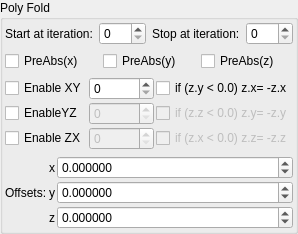
    <widget class="QGroupBox" name="groupBox_2">
     <property name="title">
      <string>Poly Fold</string>
     </property>
     <layout class="QVBoxLayout" name="verticalLayout_6">
      <property name="leftMargin">
       <number>2</number>
      </property>
      <property name="topMargin">
       <number>2</number>
      </property>
      <property name="rightMargin">
       <number>2</number>
      </property>
      <property name="bottomMargin">
       <number>2</number>
      </property>
      <item>
       <layout class="QGridLayout" name="gridLayout_14">
        <item row="0" column="1">
         <widget class="MySpinBox" name="spinboxInt_transf_start_iterations">
          <property name="sizePolicy">
           <sizepolicy hsizetype="Minimum" vsizetype="Maximum">
            <horstretch>0</horstretch>
            <verstretch>0</verstretch>
           </sizepolicy>
          </property>
          <property name="font">
           <font>
            <weight>50</weight>
            <bold>false</bold>
           </font>
          </property>
          <property name="maximum">
           <number>250</number>
          </property>
         </widget>
        </item>
        <item row="0" column="2">
         <widget class="QLabel" name="label_252">
          <property name="font">
           <font>
            <weight>50</weight>
            <bold>false</bold>
           </font>
          </property>
          <property name="text">
           <string>Stop at iteration:</string>
          </property>
         </widget>
        </item>
        <item row="0" column="3">
         <widget class="MySpinBox" name="spinboxInt_transf_stop_iterations_1">
          <property name="sizePolicy">
           <sizepolicy hsizetype="Minimum" vsizetype="Maximum">
            <horstretch>0</horstretch>
            <verstretch>0</verstretch>
           </sizepolicy>
          </property>
          <property name="font">
           <font>
            <weight>50</weight>
            <bold>false</bold>
           </font>
          </property>
          <property name="maximum">
           <number>250</number>
          </property>
         </widget>
        </item>
        <item row="0" column="0">
         <widget class="QLabel" name="label_67">
          <property name="font">
           <font>
            <weight>50</weight>
            <bold>false</bold>
           </font>
          </property>
          <property name="text">
           <string>Start at iteration:</string>
          </property>
         </widget>
        </item>
       </layout>
      </item>
      <item>
       <layout class="QGridLayout" name="gridLayout_2">
        <item row="0" column="0">
         <widget class="MyCheckBox" name="checkBox_transf_function_enabledx">
          <property name="text">
           <string>PreAbs(x)</string>
          </property>
         </widget>
        </item>
        <item row="0" column="2">
         <widget class="MyCheckBox" name="checkBox_transf_function_enabledz_false">
          <property name="text">
           <string>PreAbs(z)</string>
          </property>
         </widget>
        </item>
        <item row="0" column="1">
         <widget class="MyCheckBox" name="checkBox_transf_function_enabledy_false">
          <property name="text">
           <string>PreAbs(y)</string>
          </property>
         </widget>
        </item>
       </layout>
      </item>
      <item>
       <layout class="QGridLayout" name="gridLayout_45" columnstretch="0,1,1">
        <property name="spacing">
         <number>2</number>
        </property>
        <item row="1" column="0">
         <widget class="MyCheckBox" name="checkBox_transf_function_enabledCy_false">
          <property name="font">
           <font>
            <weight>50</weight>
            <bold>false</bold>
           </font>
          </property>
          <property name="text">
           <string>EnableYZ</string>
          </property>
         </widget>
        </item>
        <item row="0" column="2">
         <widget class="MyCheckBox" name="checkBox_transf_function_enabledAx_false">
          <property name="text">
           <string notr="true">if (z.y &lt; 0.0) z.x= -z.x</string>
          </property>
         </widget>
        </item>
        <item row="1" column="2">
         <widget class="MyCheckBox" name="checkBox_transf_function_enabledAy_false">
          <property name="enabled">
           <bool>false</bool>
          </property>
          <property name="text">
           <string notr="true">if (z.z &lt; 0.0) z.y= -z.y</string>
          </property>
         </widget>
        </item>
        <item row="2" column="0">
         <widget class="MyCheckBox" name="checkBox_transf_function_enabledCz_false">
          <property name="font">
           <font>
            <weight>50</weight>
            <bold>false</bold>
           </font>
          </property>
          <property name="text">
           <string>Enable ZX</string>
          </property>
         </widget>
        </item>
        <item row="2" column="2">
         <widget class="MyCheckBox" name="checkBox_transf_function_enabledAz_false">
          <property name="enabled">
           <bool>false</bool>
          </property>
          <property name="text">
           <string notr="true">if (z.x &lt; 0.0) z.z= -z.z</string>
          </property>
         </widget>
        </item>
        <item row="0" column="0">
         <widget class="MyCheckBox" name="checkBox_transf_function_enabledCx">
          <property name="font">
           <font>
            <weight>50</weight>
            <bold>false</bold>
           </font>
          </property>
          <property name="text">
           <string>Enable XY</string>
          </property>
         </widget>
        </item>
        <item row="0" column="1">
         <widget class="MySpinBox" name="spinboxInt_transf_int8_X">
          <property name="sizePolicy">
           <sizepolicy hsizetype="Minimum" vsizetype="Maximum">
            <horstretch>0</horstretch>
            <verstretch>0</verstretch>
           </sizepolicy>
          </property>
          <property name="maximum">
           <number>999</number>
          </property>
         </widget>
        </item>
        <item row="1" column="1">
         <widget class="MySpinBox" name="spinboxInt_transf_int8_Y">
          <property name="enabled">
           <bool>false</bool>
          </property>
          <property name="sizePolicy">
           <sizepolicy hsizetype="Minimum" vsizetype="Maximum">
            <horstretch>0</horstretch>
            <verstretch>0</verstretch>
           </sizepolicy>
          </property>
          <property name="maximum">
           <number>999</number>
          </property>
         </widget>
        </item>
        <item row="2" column="1">
         <widget class="MySpinBox" name="spinboxInt_transf_int8_Z">
          <property name="enabled">
           <bool>false</bool>
          </property>
          <property name="sizePolicy">
           <sizepolicy hsizetype="Minimum" vsizetype="Maximum">
            <horstretch>0</horstretch>
            <verstretch>0</verstretch>
           </sizepolicy>
          </property>
          <property name="maximum">
           <number>999</number>
          </property>
         </widget>
        </item>
       </layout>
      </item>
      <item>
       <layout class="QGridLayout" name="gridLayout_44" columnstretch="0,0,1">
        <property name="spacing">
         <number>2</number>
        </property>
        <item row="0" column="0" rowspan="3">
         <widget class="QLabel" name="label_164">
          <property name="text">
           <string>Offsets:</string>
          </property>
         </widget>
        </item>
        <item row="1" column="2">
         <widget class="MyDoubleSpinBox" name="spinbox3_transf_addition_constant_y">
          <property name="sizePolicy">
           <sizepolicy hsizetype="Minimum" vsizetype="Maximum">
            <horstretch>0</horstretch>
            <verstretch>0</verstretch>
           </sizepolicy>
          </property>
          <property name="prefix">
           <string/>
          </property>
          <property name="suffix">
           <string/>
          </property>
          <property name="decimals">
           <number>6</number>
          </property>
          <property name="minimum">
           <double>-99.989999999999995</double>
          </property>
          <property name="maximum">
           <double>99.989999999999995</double>
          </property>
          <property name="singleStep">
           <double>0.100000000000000</double>
          </property>
         </widget>
        </item>
        <item row="0" column="2">
         <widget class="MyDoubleSpinBox" name="spinbox3_transf_addition_constant_x">
          <property name="sizePolicy">
           <sizepolicy hsizetype="Minimum" vsizetype="Maximum">
            <horstretch>0</horstretch>
            <verstretch>0</verstretch>
           </sizepolicy>
          </property>
          <property name="prefix">
           <string/>
          </property>
          <property name="suffix">
           <string/>
          </property>
          <property name="decimals">
           <number>6</number>
          </property>
          <property name="minimum">
           <double>-99.989999999999995</double>
          </property>
          <property name="maximum">
           <double>99.989999999999995</double>
          </property>
          <property name="singleStep">
           <double>0.100000000000000</double>
          </property>
         </widget>
        </item>
        <item row="2" column="2">
         <widget class="MyDoubleSpinBox" name="spinbox3_transf_addition_constant_z">
          <property name="sizePolicy">
           <sizepolicy hsizetype="Minimum" vsizetype="Maximum">
            <horstretch>0</horstretch>
            <verstretch>0</verstretch>
           </sizepolicy>
          </property>
          <property name="prefix">
           <string/>
          </property>
          <property name="suffix">
           <string/>
          </property>
          <property name="decimals">
           <number>6</number>
          </property>
          <property name="minimum">
           <double>-99.989999999999995</double>
          </property>
          <property name="maximum">
           <double>99.989999999999995</double>
          </property>
          <property name="singleStep">
           <double>0.100000000000000</double>
          </property>
         </widget>
        </item>
        <item row="0" column="1">
         <widget class="QLabel" name="label_160">
          <property name="text">
           <string notr="true">x</string>
          </property>
         </widget>
        </item>
        <item row="2" column="1">
         <widget class="QLabel" name="label_163">
          <property name="text">
           <string notr="true">z</string>
          </property>
         </widget>
        </item>
        <item row="1" column="1">
         <widget class="QLabel" name="label_162">
          <property name="text">
           <string notr="true">y</string>
          </property>
         </widget>
        </item>
       </layout>
      </item>
     </layout>
    </widget>
